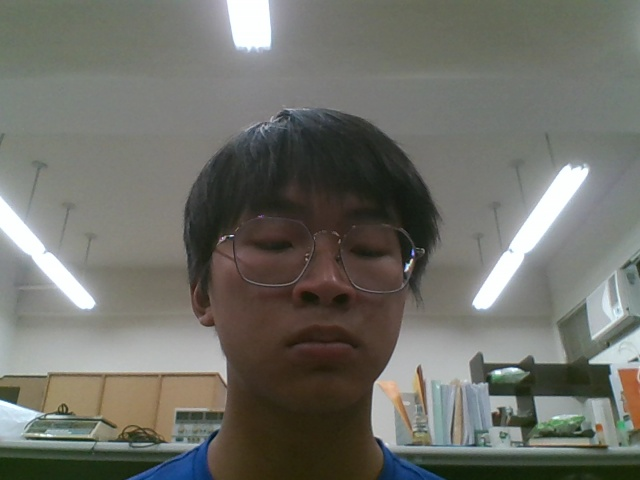
#> input picture catkin_ws/src/Dlib_detection/src/nose_origin_2.jpg, 640 x 480 px
$ python canny.py   (older library calls are emulated)
#> lines starting #> are read from the running program, lines starting #| are printed output that depends on the picture
import cv2

img = cv2.imread('nose_origin_2.jpg')
#> img is the input picture: shape (480, 640, 3); mean B, G, R 104.4, 111.4, 111

# img = cv2.resize(img,(720,1080), interpolation=cv2.INTER_AREA)

blurred = cv2.GaussianBlur(img, (5,5),0)
gray = cv2.cvtColor(blurred, cv2.COLOR_BGR2GRAY)
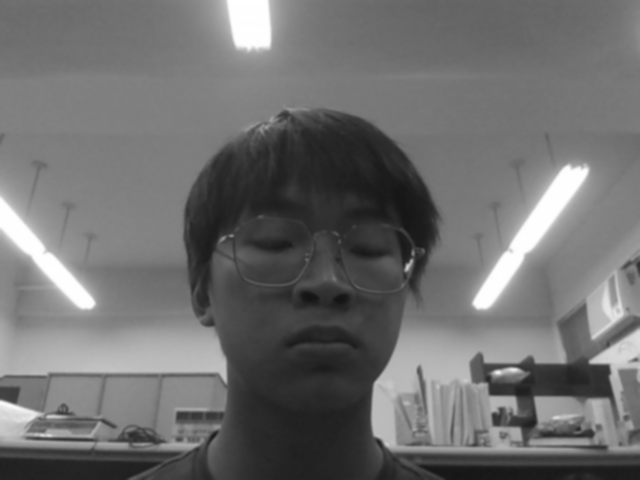
#> gray: shape (480, 640); min 21, max 255, mean 110.5
gray_2 = cv2.cvtColor(img, cv2.COLOR_BGR2GRAY)

xgrad = cv2.Sobel(gray,cv2.CV_16SC1,1,0)
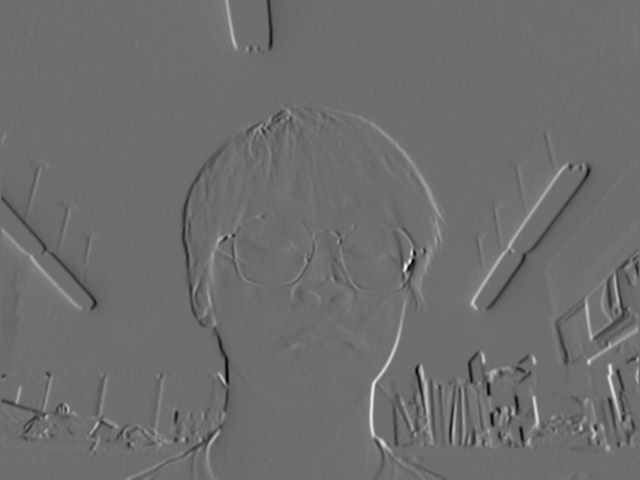
#> xgrad: shape (480, 640) int16; min -295, max 388, mean -0.2; drawn with min black and max white
ygrad = cv2.Sobel(gray,cv2.CV_16SC1,0,1)
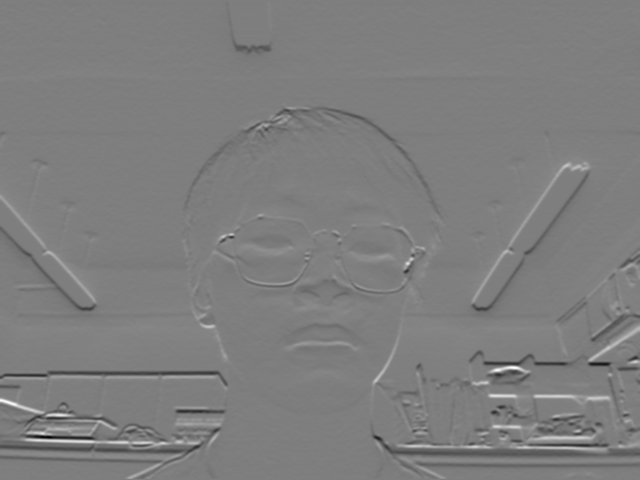
#> ygrad: shape (480, 640) int16; min -433, max 438, mean -1.4; drawn with min black and max white

# edge_outputx = cv2.Canny(xgrad,ygrad,50,150)
edge_outputy = cv2.Canny(gray,0,50)
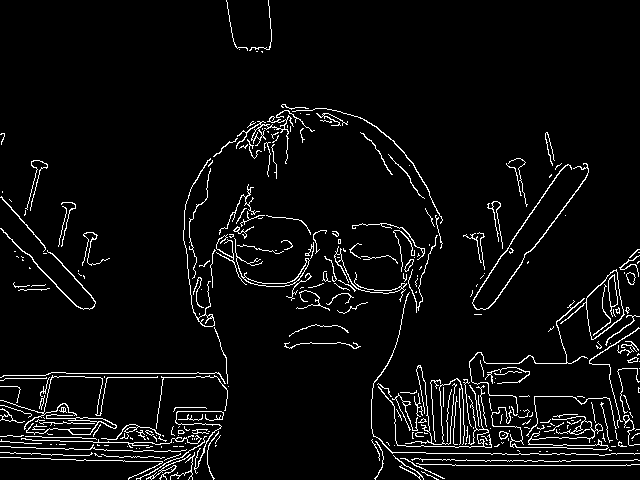
#> edge_outputy: shape (480, 640); 4.9% white in thin lines or dots
edge_outputy_2 = cv2.Canny(gray_2,40,100)
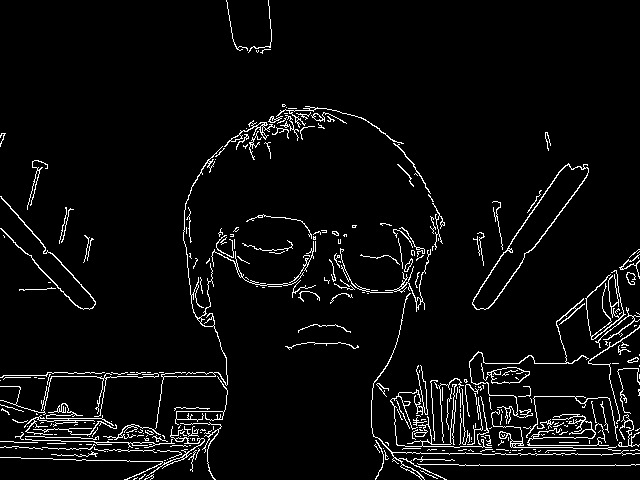
#> edge_outputy_2: shape (480, 640); 4.7% white in thin lines or dots
# dst = cv2.bitwise_and(img,img,mask = edge_outputx)


cv2.imshow('img', img)
cv2.imshow('blurred', blurred)
# cv2.imshow('edge_outputx', edge_outputx)
cv2.imshow('edge_outputy', edge_outputy)
cv2.imshow('edge_outputy_2', edge_outputy_2)

# [7 lines of commented-out code are left out]


cv2.waitKey()
cv2.destroyAllWindows()

$ run again, with catkin_ws/src/Dlib_detection/src/beta_img_05.jpg copied over catkin_ws/src/Dlib_detection/src/nose_origin_2.jpg
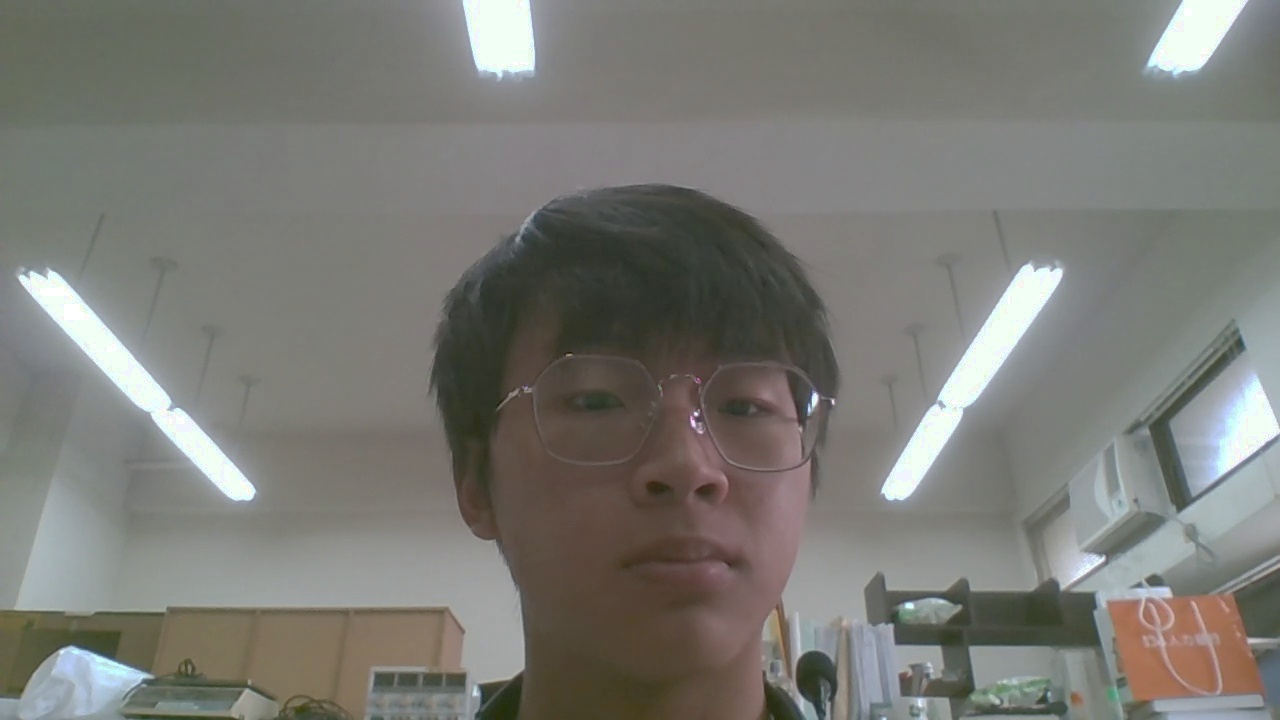
#> input picture catkin_ws/src/Dlib_detection/src/beta_img_05.jpg, 1280 x 720 px
#> img is the input picture: shape (720, 1280, 3); mean B, G, R 116.8, 122.1, 122.3
#> `edge_outputy = cv2.Canny(gray,0,50)`:
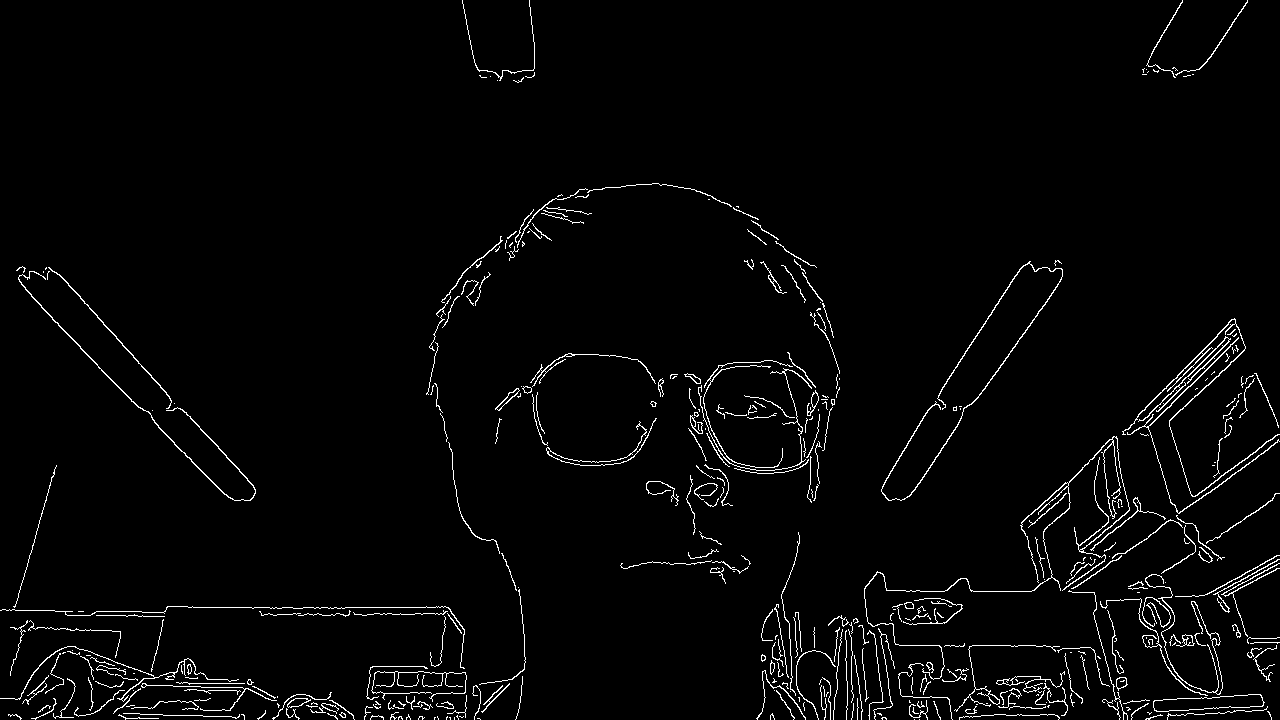
#> edge_outputy: shape (720, 1280); 2.5% white in thin lines or dots
#> `edge_outputy_2 = cv2.Canny(gray_2,40,100)`:
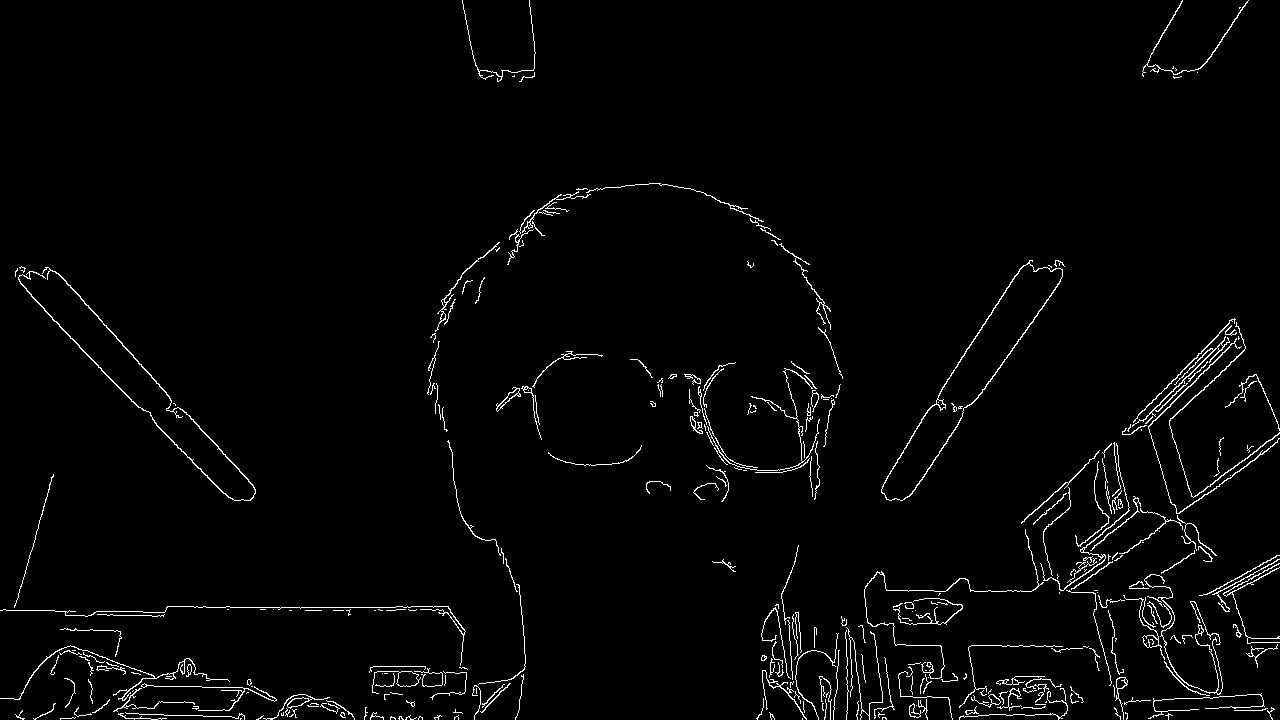
#> edge_outputy_2: shape (720, 1280); 2.2% white in thin lines or dots
